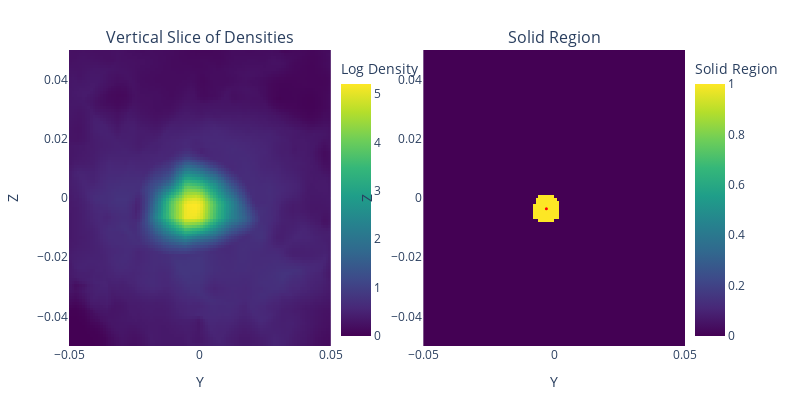

The notebook cell this image was saved under:
### Code cell
from plotly.subplots import make_subplots
import plotly.graph_objects as go
import numpy as np

# Create a subplot layout
fig = make_subplots(rows=1, cols=2,
                    subplot_titles=("Vertical Slice of Densities", "Solid Region"),
                    horizontal_spacing=0.15,
)

# Add the first heatmap to subplot (1, 1)
trace1 = go.Heatmap(
    z=log_densities.transpose(),
    x=pts[:, 0, 1],
    y=pts[0, :, 2],
    colorscale='Viridis',
    colorbar=dict(
        x=0.425,  # Position of colorbar for first subplot
        title="Log Density"
    )
)
fig.add_trace(trace1, row=1, col=1)

# Add the second heatmap to subplot (1, 2)
trace2 = go.Heatmap(
    z=np.array(solid, np.float32).transpose(),
    x=pts[:, 0, 1],
    y=pts[0, :, 2],
    colorscale='Viridis',
    colorbar=dict(
        x=1.0,  # Position of colorbar for second subplot
        title="Solid Region"
    )
)
fig.add_trace(trace2, row=1, col=2)

# Add a scatter plot on top of the second heatmap
trace3 = go.Scatter(
    x=[solid_center[1]],
    y=[solid_center[2]],
    mode='markers',
    marker=dict(
        color='red',
        size=3
    )
)
fig.add_trace(trace3, row=1, col=2)

# Update layout
fig.update_layout(
    xaxis_title="Y",
    yaxis_title="Z",
    xaxis2_title="Y",
    yaxis2_title="Z",
    width=800,
    height=400,
    hovermode=False,
    showlegend=False,
    margin=dict(l=20, r=20, t=50, b=20)
)

# Show figure
fig.show()
